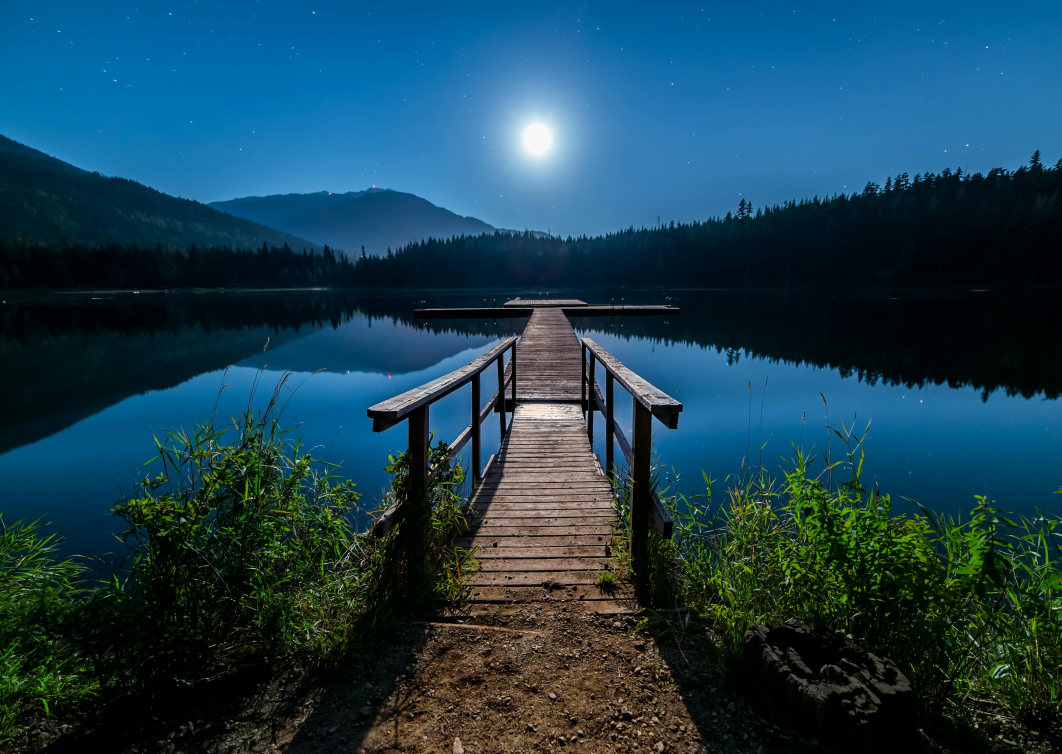
#> input picture images/SC.jpg, 5306 x 3770 px, found by its file name (shown at 1/5 size)
$ python HW_12.py
#> lines starting #> are read from the running program, lines starting #| are printed output that depends on the picture; long printed decimals are rounded; pictures that were not available may be replaced by others from this repository, and a replacement may not be noted
from PIL import Image
from collections import Counter
import heapq
import cv2
import matplotlib.pyplot as plt

def huffman_image(img, top_n=15):

	pixels=img.flatten().tolist()
	total=len(pixels)
	# frequency
	freq=Counter(pixels)

	# build Huffman tree using tuples (sym,left,right)
	h=[]; uid=0
	for s,f in freq.items():
		heapq.heappush(h,(f,uid,(s,None,None))); uid+=1
	while len(h)>1:
		f1,_,n1=heapq.heappop(h); f2,_,n2=heapq.heappop(h)
		heapq.heappush(h,(f1+f2,uid,(None,n1,n2))); uid+=1
	root=h[0][2]

	#  make codes by DFS walk (left=0, right=1)
	codes={}
	def walk(node,p=""):
		s,l,r=node
		if s is not None: codes[s]=p or "0"; return
		walk(l,p+"0"); walk(r,p+"1")
	walk(root)

	# encode & print simple stats
	bits=''.join(codes[v] for v in pixels)
	orig=total*8
	comp=max(1,len(bits))
	print("Original bits:",orig)
	print("Compressed bits:",len(bits))
	print("Compression ratio:",round(orig/comp,2))

	# show frequency + code (top-N most frequent)
	print("\nValue  Count     Prob    Len  Code")
	for v,c in sorted(freq.items(), key=lambda kv: kv[1], reverse=True)[:top_n]:
		prob=c/total; code=codes[v]
		print(f"{v:>5}  {c:>6}  {prob:>8.5f}  {len(code):>4}  {code}")

	#main function
def main():
	img_path = "/Users/akhi/Desktop/DIP/images/SC.jpg"
	img_path1 = "/Users/akhi/Desktop/DIP/images/img.png"
	img = cv2.imread(img_path, cv2.IMREAD_GRAYSCALE)
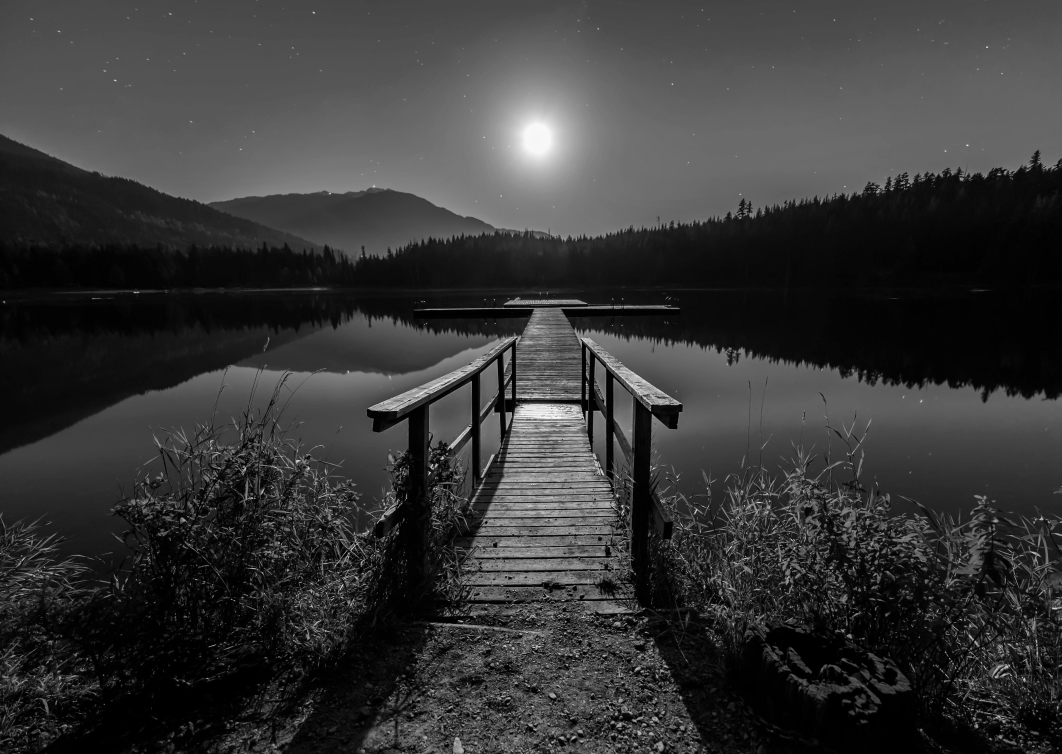
#> img: shape (3770, 5306) (shown at 1/5 size); min 0, max 255, mean 55.1
	img1 = cv2.imread(img_path1, cv2.IMREAD_GRAYSCALE)
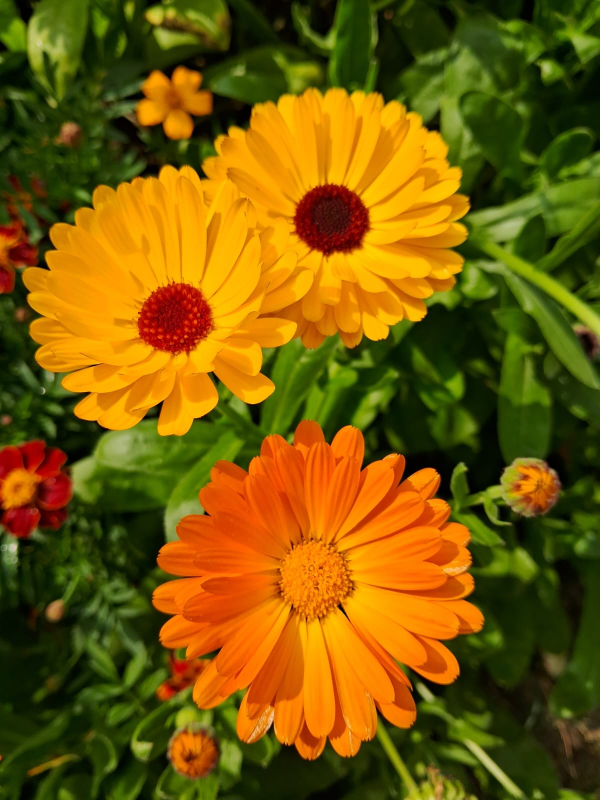
#> input picture images/FLOWER.jpeg, 1200 x 1600 px, given in place of img.png, which was not available (shown at 1/2 size)
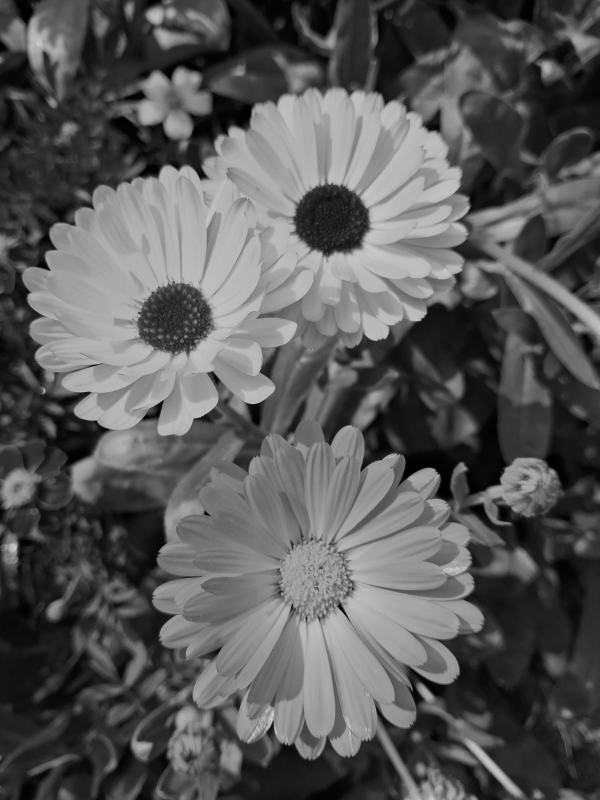
#> img1: shape (1600, 1200) (shown at 1/2 size); min 0, max 217, mean 88.9

	print("Result for .jpg image")
	huffman_image(img, top_n=15)
#> in huffman_image, `pixels=img.flatten().tolist()`: pixels = 20003620 items
#> in huffman_image, `total=len(pixels)`: total = 20003620
#> in huffman_image, `freq=Counter(pixels)`: freq = 256 items
#> the loop in huffman_image, `for s,f in freq.items():` made 256 passes
#> (s, f) on passes 1 to 3: (68, 99562), (67, 82842), (69, 57470)
#> after the loop in huffman_image, `for s,f in freq.items():`: uid = 256
#> the loop in huffman_image, `while len(h)>1:` made 255 passes
#> (f1, f2) on passes 1 to 3: (115, 145), (172, 219), (260, 292)
#> after the loop in huffman_image, `while len(h)>1:`: uid = 511
#> in huffman_image, `orig=total*8`: orig = 160028960
#> in huffman_image, `comp=max(1,len(bits))`: comp = 140271613
#| Original bits: 160028960
#| Compressed bits: 140271613
#| Compression ratio: 1.14
#> the loop in huffman_image, `for v,c in sorted(freq.items(), key=lambda kv: kv[1], reverse=True)[:t..` made 15 passes
#> (v, c, prob, code) on passes 1 to 12: (3, 577412, 0.0289, '01011'), (2, 558148, 0.0279, '01001'), (0, 515772, 0.0258, '00111'), (1, 493455, 0.0247, '00110'), (4, 420347, 0.021, '111110'), (5, 407649, 0.0204, '111100'), (9, 398256, 0.0199, '111010'), (8, 348883, 0.0174, '101100'), (10, 334964, 0.0167, '101001'), (12, 307438, 0.0154, '011110'), (11, 300957, 0.015, '011011'), (7, 296305, 0.0148, '011001')
#|     3  577412   0.02887     5  01011
#|     2  558148   0.0279     5  01001
#|     0  515772   0.02578     5  00111
#|     1  493455   0.02467     5  00110
#|     4  420347   0.02101     6  111110
#|     5  407649   0.02038     6  111100
#|     9  398256   0.01991     6  111010
#|     8  348883   0.01744     6  101100
#> (further printed lines are left out)
	print("Result for .png image")
	huffman_image(img1, top_n=15)
#> the loop in huffman_image (call 2), `for s,f in freq.items():` made 217 passes
#> (s, f) on passes 1 to 3: (86, 6437), (84, 6825), (82, 6913)
#> the loop in huffman_image (call 2), `while len(h)>1:` made 216 passes
#> (f1, f2) on passes 1 to 3: (1, 2), (2, 3), (3, 3)
#| Original bits: 15360000
#| Compressed bits: 14430670
#| Compression ratio: 1.06
#> the loop in huffman_image (call 2), `for v,c in sorted(freq.items(), key=lambda kv: kv[1], reverse=True)[:t..` made 15 passes
#> (v, c, prob, code) on passes 1 to 12: (40, 20947, 0.0109, '000010'), (22, 20130, 0.0105, '1111110'), (41, 19253, 0.01, '1111010'), (43, 19205, 0.01, '1111001'), (39, 19129, 0.00996, '1111000'), (31, 19126, 0.00996, '1110111'), (24, 18828, 0.00981, '1110100'), (42, 18603, 0.00969, '1110010'), (23, 18517, 0.00964, '1110000'), (38, 18438, 0.0096, '1101111'), (32, 18310, 0.00954, '1101110'), (28, 18296, 0.00953, '1101101')
#|    40   20947   0.01091     6  000010
#|    22   20130   0.01048     7  1111110
#|    41   19253   0.01003     7  1111010
#|    43   19205   0.01     7  1111001
#|    39   19129   0.00996     7  1111000
#|    31   19126   0.00996     7  1110111
#|    24   18828   0.00981     7  1110100
#|    42   18603   0.00969     7  1110010
#> (further printed lines are left out)

	plt.subplot(121);plt.title(".jpg image"); plt.imshow(img,cmap = 'gray')
	plt.subplot(122);plt.title(".png image"); plt.imshow(img1,cmap = 'gray')
	plt.show()
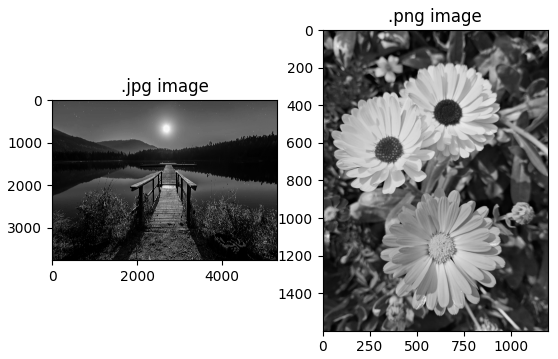
#> figure drawn by matplotlib, 2 panels

	# Call the main function
if __name__== "__main__":
	main()
